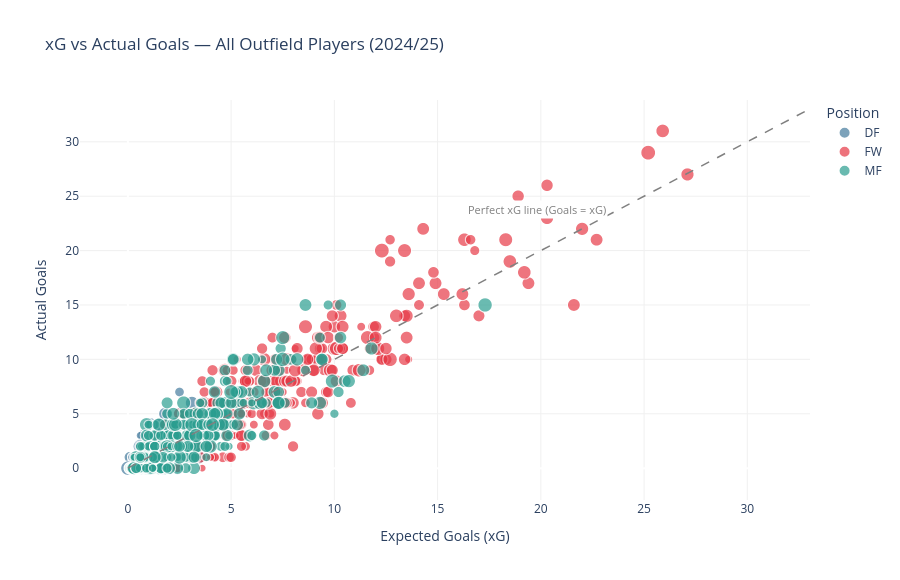

Source (notebook cell):
### Code cell
# 4.1 xG vs Actual Goals — All Outfield Players
fig = px.scatter(xg_df, x='xg', y='goals', color='primary_position',
                 color_discrete_map=POSITION_COLORS, size='minutes_played', size_max=15,
                 hover_data=['player_name', 'club', 'league', 'goals', 'xg', 'goals_vs_xg'],
                 title='xG vs Actual Goals — All Outfield Players (2024/25)',
                 labels={'xg': 'Expected Goals (xG)', 'goals': 'Actual Goals', 'primary_position': 'Position'},
                 opacity=0.7)
max_val = max(xg_df['xg'].max(), xg_df['goals'].max()) + 2
fig.add_shape(type='line', x0=0, y0=0, x1=max_val, y1=max_val,
              line=dict(color='gray', dash='dash', width=1.5))
fig.add_annotation(x=max_val*0.6, y=max_val*0.72, text='Perfect xG line (Goals = xG)',
                   showarrow=False, font=dict(color='gray', size=11), bgcolor='white')
fig.update_layout(height=580, plot_bgcolor='white',
                  xaxis=dict(showgrid=True, gridcolor='#f0f0f0'),
                  yaxis=dict(showgrid=True, gridcolor='#f0f0f0'), legend_title='Position')
fig.show()

### Figure 1 — Plotly figure (JSON) as saved in the notebook; plotly's stock layout.template omitted (floating-point values rounded to 4 significant figures; data arrays with more than 128 entries replaced by an {"elided": "..."} marker saying what was removed)
{"data": [{"customdata": {"elided": "617x4 mixed values"}, "hovertemplate": "Position=DF<br>Expected Goals (xG)=%{x}<br>Actual Goals=%{y}<br>minutes_played=%{marker.size}<br>player_name=%{customdata[0]}<br>club=%{customdata[1]}<br>league=%{customdata[2]}<br>goals_vs_xg=%{customdata[3]}<extra></extra>", "legendgroup": "DF", "marker": {"color": "#457b9d", "opacity": 0.7, "size": {"elided": "617 int values"}, "sizemode": "area", "sizeref": 15.2, "symbol": "circle"}, "mode": "markers", "name": "DF", "showlegend": true, "type": "scattergl", "x": {"elided": "617 float values"}, "xaxis": "x", "y": {"elided": "617 int values"}, "yaxis": "y"}, {"customdata": {"elided": "346x4 mixed values"}, "hovertemplate": "Position=FW<br>Expected Goals (xG)=%{x}<br>Actual Goals=%{y}<br>minutes_played=%{marker.size}<br>player_name=%{customdata[0]}<br>club=%{customdata[1]}<br>league=%{customdata[2]}<br>goals_vs_xg=%{customdata[3]}<extra></extra>", "legendgroup": "FW", "marker": {"color": "#e63946", "opacity": 0.7, "size": {"elided": "346 int values"}, "sizemode": "area", "sizeref": 15.2, "symbol": "circle"}, "mode": "markers", "name": "FW", "showlegend": true, "type": "scattergl", "x": {"elided": "346 float values"}, "xaxis": "x", "y": {"elided": "346 int values"}, "yaxis": "y"}, {"customdata": {"elided": "494x4 mixed values"}, "hovertemplate": "Position=MF<br>Expected Goals (xG)=%{x}<br>Actual Goals=%{y}<br>minutes_played=%{marker.size}<br>player_name=%{customdata[0]}<br>club=%{customdata[1]}<br>league=%{customdata[2]}<br>goals_vs_xg=%{customdata[3]}<extra></extra>", "legendgroup": "MF", "marker": {"color": "#2a9d8f", "opacity": 0.7, "size": {"elided": "494 int values"}, "sizemode": "area", "sizeref": 15.2, "symbol": "circle"}, "mode": "markers", "name": "MF", "showlegend": true, "type": "scattergl", "x": {"elided": "494 float values"}, "xaxis": "x", "y": {"elided": "494 int values"}, "yaxis": "y"}], "layout": {"annotations": [{"bgcolor": "white", "font": {"color": "gray", "size": 11}, "showarrow": false, "text": "Perfect xG line (Goals = xG)", "x": 19.8, "y": 23.76}], "height": 580, "legend": {"itemsizing": "constant", "title": {"text": "Position"}, "tracegroupgap": 0}, "plot_bgcolor": "white", "shapes": [{"line": {"color": "gray", "dash": "dash", "width": 1.5}, "type": "line", "x0": 0, "x1": 33, "y0": 0, "y1": 33}], "title": {"text": "xG vs Actual Goals — All Outfield Players (2024/25)"}, "xaxis": {"anchor": "y", "domain": [0, 1], "gridcolor": "#f0f0f0", "showgrid": true, "title": {"text": "Expected Goals (xG)"}}, "yaxis": {"anchor": "x", "domain": [0, 1], "gridcolor": "#f0f0f0", "showgrid": true, "title": {"text": "Actual Goals"}}}}
